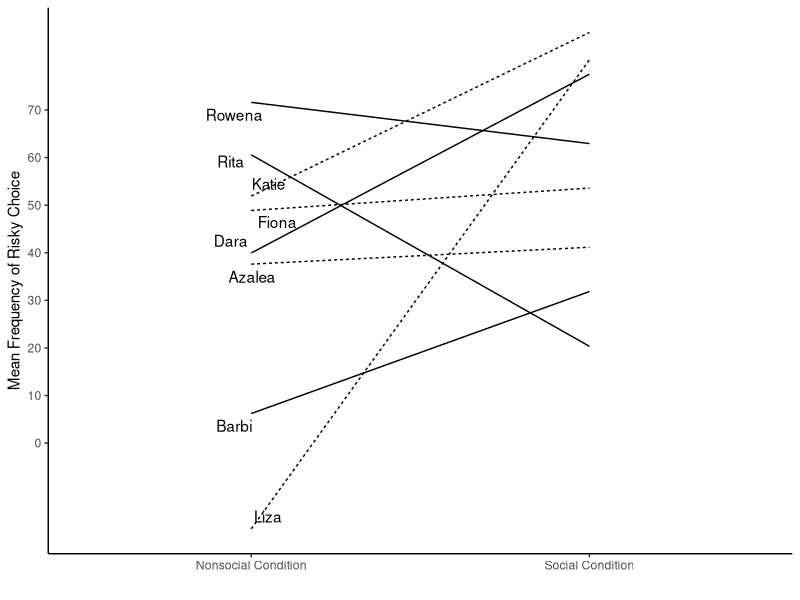
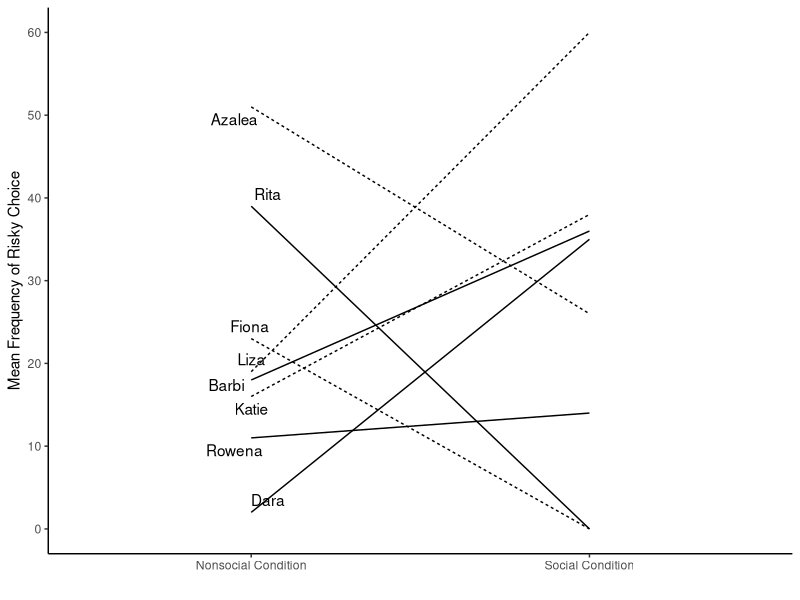
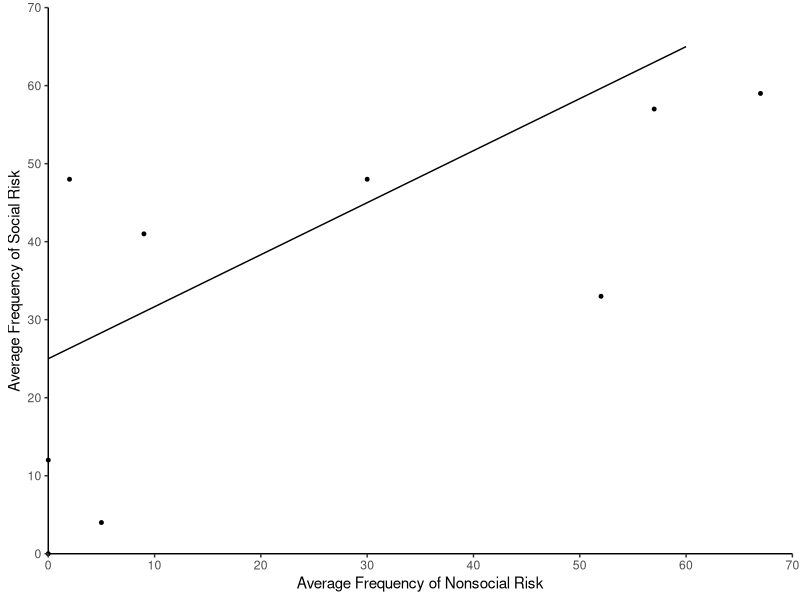
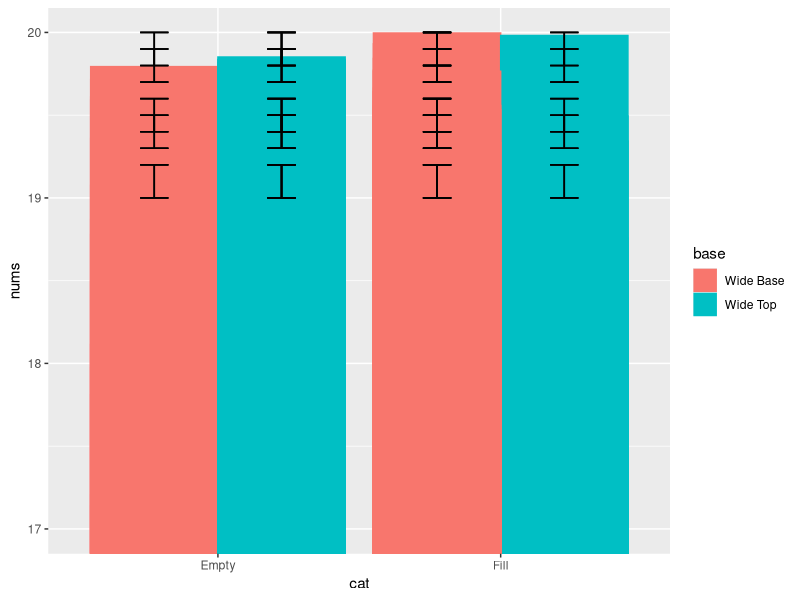
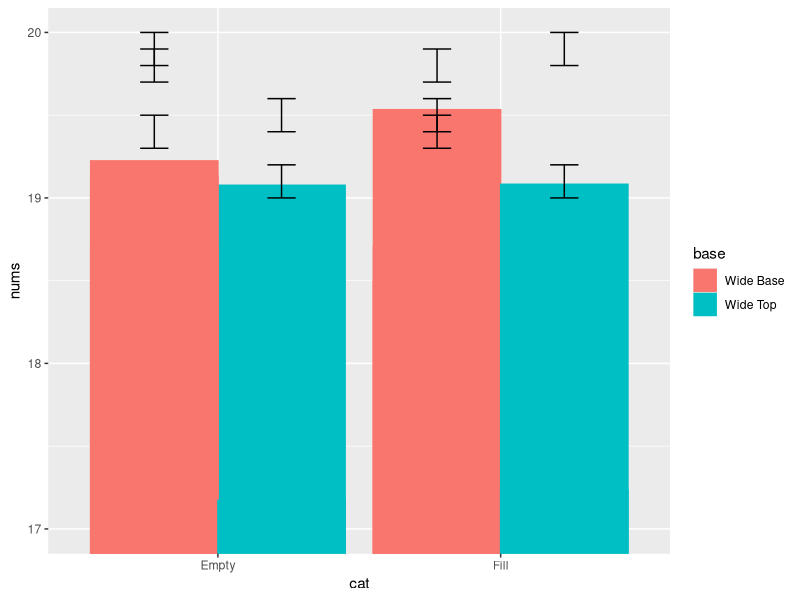

These charts were generated, in order, by the following R code:
## ---- chunk 1
knitr::opts_chunk$set(echo = TRUE)
## ---- chunk 2
#loading library to enable visualization of ggplot function use
library(ggplot2)
library(ggrepel)
## ---- chunk 3

names<-rep(c("Dara","Rita","Liza", "Azalea", "Barbi","Rowena","Katie","Fiona"), each=2)
lnames<-c("","Dara","","Rita","","Liza", "","Azalea", "","Barbi","","Rowena","","Katie","","Fiona")
mean_frequency<-rnorm(16,45,25)
condition<-rep(c("Social Condition","Nonsocial Condition"),8)
adversity<-rep(c("Adverse","Not_Adverse"),times=c(4,4))

plot_df<-data.frame(names,mean_frequency,adversity,condition)

#print(plot_df)

b<-ggplot(plot_df, aes(condition,mean_frequency,group=names,linetype=adversity))+geom_line()+geom_text_repel(label=lnames, position = "nudge")+theme_classic()

b+labs(x="",y="Mean Frequency of Risky Choice")+theme(legend.position = "none")+scale_y_continuous(breaks = pretty(0:70,n=7))
## ---- chunk 4

names<-rep(c("Dara","Rita","Liza", "Azalea", "Barbi","Rowena","Katie","Fiona"), each=2)
lnames<-c("","Dara","","Rita","","Liza", "","Azalea", "","Barbi","","Rowena","","Katie","","Fiona")
mean_frequency<-floor(runif(16,0,70))
condition<-rep(c("Social Condition","Nonsocial Condition"),8)
adversity<-rep(c("Adverse","Not_Adverse"),times=c(4,4))

plot_df<-data.frame(names,mean_frequency,adversity,condition)

#print(plot_df)

a<-ggplot(plot_df, aes(condition,mean_frequency,group=names,linetype=adversity))+geom_line()+geom_text_repel(label=lnames, position = "nudge")+theme_classic()

a+theme(legend.position = "none")+labs(x="",y="Mean Frequency of Risky Choice")+theme(legend.position = "none")+scale_y_continuous(breaks = pretty(0:70,n=7))
## ---- chunk 5
avg_nonsoc<-c(0,60)
avg_soc<-c(25,65)
ad_avg_nonsoc<-c(0,0,2,5,9,30,52,57,67)
ad_avg_soc<-c(0,12,48,4,41,48,33,57,59)
plot_da<-data.frame(avg_nonsoc,avg_soc)
plot_db<-data.frame(ad_avg_nonsoc,ad_avg_soc)

c<-ggplot(plot_da)+geom_line(mapping = aes(avg_nonsoc,avg_soc))+geom_point(data =plot_db ,x=ad_avg_nonsoc,y=ad_avg_soc, size=1)+theme_classic()+coord_cartesian(xlim = c(0,70),ylim = c(0,70),clip = "off")


c+labs(x="Average Frequency of Nonsocial Risk",y="Average Frequency of Social Risk")+scale_x_continuous(expand = c(0,0),breaks = pretty(0:70,n=7))+scale_y_continuous(expand = c(0,0),breaks = pretty(0:70,n=7))
## ---- chunk 6
nums<-runif(100,17,20)
cat<-as.factor(rep(c("Fill","Empty"),each=15,len=100))
base<-as.factor(rep(c("Wide Base","Wide Top"),each=45,len=100))
plot_dd<-data.frame(nums,cat,base)
f_mean<-rep(c(19.5,19.8,19.4,19.9,19.1),len=100)
f_se<-rep(c(.1,.1,.1,.1,.1),len=100)

ggplot(plot_dd,aes(cat,nums,group=base,color=base,fill=base))+geom_bar(stat = "identity",position = "dodge")+coord_cartesian(ylim = c(17,20))+geom_errorbar(aes(ymin=f_mean-f_se,ymax=f_mean+f_se),width=.2,position = position_dodge(width = 0.9),color="black")
## ---- chunk 7
nums<-runif(10,17,20)
cat<-as.factor(rep(c("Fill","Empty"),each=5,len=10))
base<-as.factor(rep(c("Wide Base","Wide Top"),each=3,len=10))
plot_dd<-data.frame(nums,cat,base)
f_mean<-rep(c(19.5,19.8,19.4,19.9,19.1),len=10)
f_se<-rep(c(.1,.1,.1,.1,.1),len=10)

ggplot(plot_dd,aes(cat,nums,group=base,color=base,fill=base))+geom_bar(stat = "identity",position = "dodge")+coord_cartesian(ylim = c(17,20))+geom_errorbar(aes(ymin=f_mean-f_se,ymax=f_mean+f_se),width=.2,position = position_dodge(width = 0.9),color="black")
